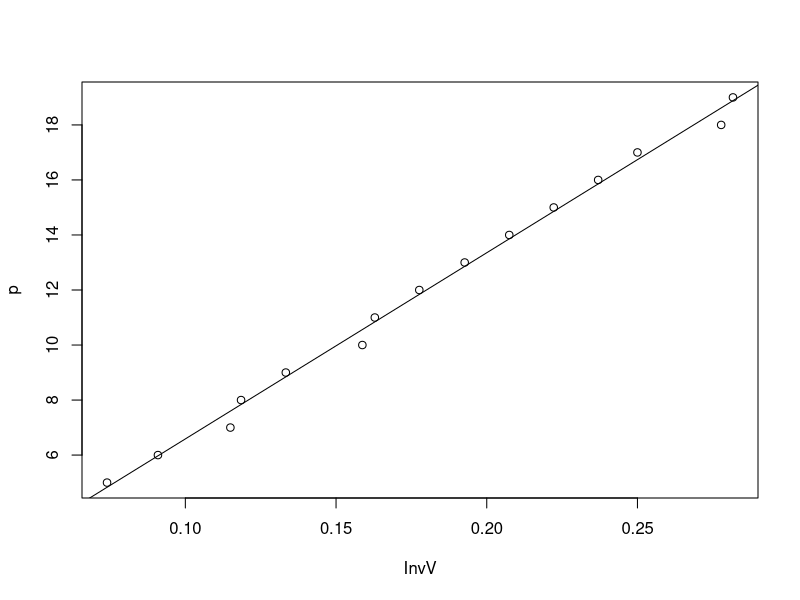

Generate this figure with R:
V=c(13.51, 	11.00, 	8.70, 	8.44, 	7.50, 	6.30, 	6.14, 	5.63, 	5.19, 	4.82, 	4.50, 	4.22, 	4.00, 	3.60, 	3.55)
p=c(5 ,	6, 	7, 	8, 	9 ,	10, 	11, 	12, 	13, 	14, 	15, 	16, 	17, 	18, 	19)
InvV = 1 / V
plot(InvV,p)
l1=lm(p~InvV)
abline(l1)
a= l1$coefficients[2]
R = 0.082
T = 305
n = a/ (R*T)
n
summary(l1)$r.squared


